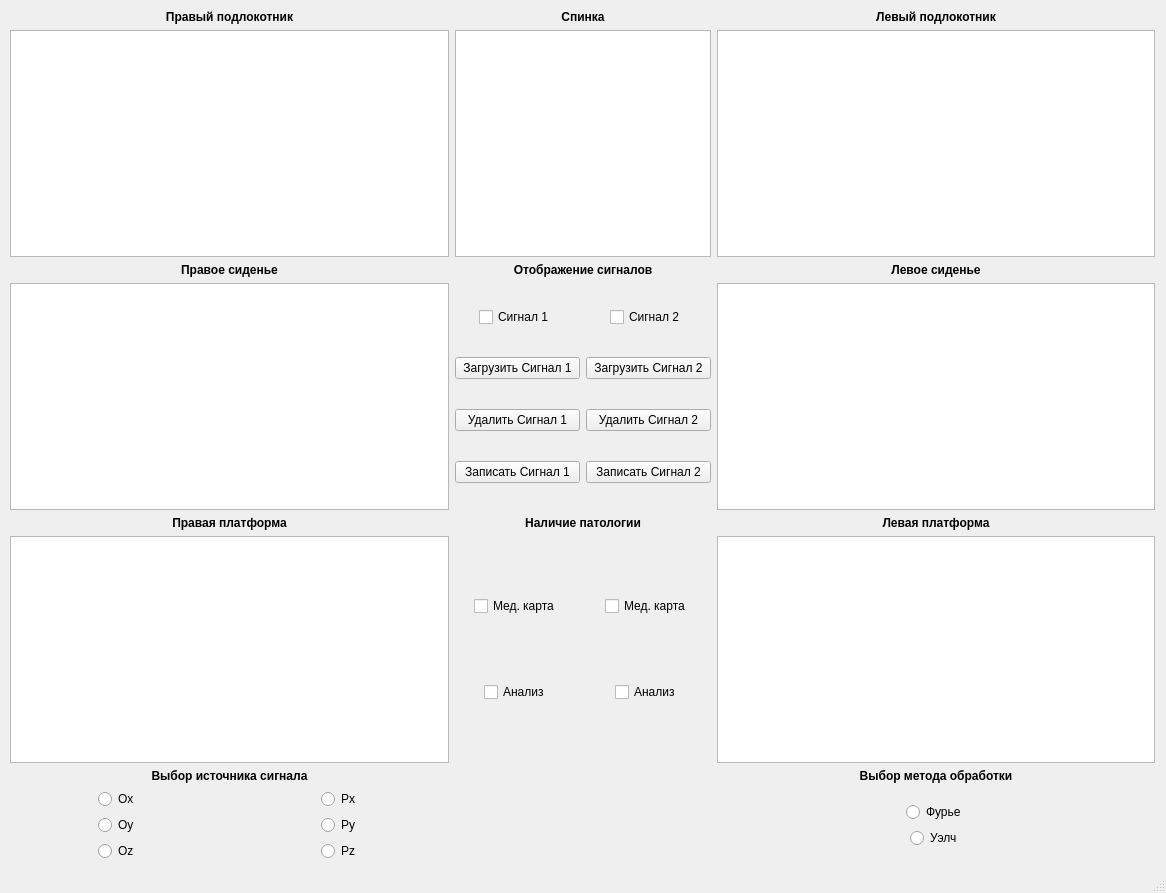
<?xml version="1.0" encoding="UTF-8"?>
<ui version="4.0">
 <class>MainWindow</class>
 <widget class="QMainWindow" name="MainWindow">
  <property name="geometry">
   <rect>
    <x>0</x>
    <y>0</y>
    <width>1166</width>
    <height>893</height>
   </rect>
  </property>
  <property name="windowTitle">
   <string>MainWindow</string>
  </property>
  <widget class="QWidget" name="centralwidget">
   <widget class="QWidget" name="gridLayoutWidget_2">
    <property name="geometry">
     <rect>
      <x>10</x>
      <y>10</y>
      <width>1145</width>
      <height>851</height>
     </rect>
    </property>
    <layout class="QGridLayout" name="mainLayout">
     <item row="4" column="3">
      <widget class="QLabel" name="leftFootLabel">
       <property name="font">
        <font>
         <weight>75</weight>
         <bold>true</bold>
        </font>
       </property>
       <property name="text">
        <string>&lt;html&gt;&lt;head/&gt;&lt;body&gt;&lt;p align=&quot;center&quot;&gt;Левая платформа&lt;/p&gt;&lt;/body&gt;&lt;/html&gt;</string>
       </property>
      </widget>
     </item>
     <item row="1" column="0">
      <widget class="QGraphicsView" name="rightHandView"/>
     </item>
     <item row="2" column="0">
      <widget class="QLabel" name="rightSeatLabel">
       <property name="font">
        <font>
         <weight>75</weight>
         <bold>true</bold>
        </font>
       </property>
       <property name="text">
        <string>&lt;html&gt;&lt;head/&gt;&lt;body&gt;&lt;p align=&quot;center&quot;&gt;Правое сиденье&lt;/p&gt;&lt;/body&gt;&lt;/html&gt;</string>
       </property>
      </widget>
     </item>
     <item row="1" column="3">
      <widget class="QGraphicsView" name="leftHandView"/>
     </item>
     <item row="10" column="3">
      <layout class="QGridLayout" name="calcMethodSelectionLayout">
       <item row="0" column="0">
        <layout class="QVBoxLayout" name="directSourceLayout_2">
         <item alignment="Qt::AlignHCenter">
          <widget class="QRadioButton" name="directOxButton_2">
           <property name="text">
            <string>Фурье</string>
           </property>
          </widget>
         </item>
         <item alignment="Qt::AlignHCenter">
          <widget class="QRadioButton" name="directOyButton_2">
           <property name="text">
            <string>Уэлч</string>
           </property>
          </widget>
         </item>
        </layout>
       </item>
      </layout>
     </item>
     <item row="3" column="0">
      <widget class="QGraphicsView" name="rightSeatView"/>
     </item>
     <item row="3" column="3">
      <widget class="QGraphicsView" name="leftSeatView"/>
     </item>
     <item row="0" column="0">
      <widget class="QLabel" name="rightHandLabel">
       <property name="font">
        <font>
         <weight>75</weight>
         <bold>true</bold>
        </font>
       </property>
       <property name="text">
        <string>&lt;html&gt;&lt;head/&gt;&lt;body&gt;&lt;p align=&quot;center&quot;&gt;Правый подлокотник&lt;/p&gt;&lt;/body&gt;&lt;/html&gt;</string>
       </property>
      </widget>
     </item>
     <item row="8" column="0">
      <widget class="QLabel" name="signalSourceSelectionLabel">
       <property name="text">
        <string>&lt;html&gt;&lt;head/&gt;&lt;body&gt;&lt;p align=&quot;center&quot;&gt;&lt;span style=&quot; font-weight:600;&quot;&gt;Выбор источника сигнала&lt;/span&gt;&lt;/p&gt;&lt;/body&gt;&lt;/html&gt;</string>
       </property>
      </widget>
     </item>
     <item row="0" column="3">
      <widget class="QLabel" name="leftHandLabel">
       <property name="font">
        <font>
         <weight>75</weight>
         <bold>true</bold>
        </font>
       </property>
       <property name="text">
        <string>&lt;html&gt;&lt;head/&gt;&lt;body&gt;&lt;p align=&quot;center&quot;&gt;Левый подлокотник&lt;/p&gt;&lt;/body&gt;&lt;/html&gt;</string>
       </property>
      </widget>
     </item>
     <item row="2" column="3">
      <widget class="QLabel" name="leftSeatLabel">
       <property name="font">
        <font>
         <weight>75</weight>
         <bold>true</bold>
        </font>
       </property>
       <property name="text">
        <string>&lt;html&gt;&lt;head/&gt;&lt;body&gt;&lt;p align=&quot;center&quot;&gt;Левое сиденье&lt;/p&gt;&lt;/body&gt;&lt;/html&gt;</string>
       </property>
      </widget>
     </item>
     <item row="0" column="1" colspan="2">
      <widget class="QLabel" name="backrestLabel">
       <property name="font">
        <font>
         <weight>75</weight>
         <bold>true</bold>
        </font>
       </property>
       <property name="text">
        <string>&lt;html&gt;&lt;head/&gt;&lt;body&gt;&lt;p align=&quot;center&quot;&gt;Спинка&lt;/p&gt;&lt;/body&gt;&lt;/html&gt;</string>
       </property>
      </widget>
     </item>
     <item row="5" column="0">
      <widget class="QGraphicsView" name="rightFootView"/>
     </item>
     <item row="5" column="3">
      <widget class="QGraphicsView" name="leftFootView"/>
     </item>
     <item row="4" column="0">
      <widget class="QLabel" name="rightFootLabel">
       <property name="font">
        <font>
         <weight>75</weight>
         <bold>true</bold>
         <strikeout>false</strikeout>
        </font>
       </property>
       <property name="text">
        <string>&lt;html&gt;&lt;head/&gt;&lt;body&gt;&lt;p align=&quot;center&quot;&gt;Правая платформа&lt;/p&gt;&lt;/body&gt;&lt;/html&gt;</string>
       </property>
      </widget>
     </item>
     <item row="10" column="0">
      <layout class="QGridLayout" name="signalSourceSelectionLayout">
       <item row="1" column="1">
        <layout class="QVBoxLayout" name="momentsSourceLayout">
         <item alignment="Qt::AlignHCenter">
          <widget class="QRadioButton" name="momentPxButton">
           <property name="text">
            <string>Px</string>
           </property>
          </widget>
         </item>
         <item alignment="Qt::AlignHCenter">
          <widget class="QRadioButton" name="momentPyButton">
           <property name="text">
            <string>Py</string>
           </property>
          </widget>
         </item>
         <item alignment="Qt::AlignHCenter">
          <widget class="QRadioButton" name="momentPzButton">
           <property name="text">
            <string>Pz</string>
           </property>
          </widget>
         </item>
        </layout>
       </item>
       <item row="1" column="0">
        <layout class="QVBoxLayout" name="directSourceLayout">
         <item alignment="Qt::AlignHCenter">
          <widget class="QRadioButton" name="directOxButton">
           <property name="text">
            <string>Ox</string>
           </property>
          </widget>
         </item>
         <item alignment="Qt::AlignHCenter">
          <widget class="QRadioButton" name="directOyButton">
           <property name="text">
            <string>Oy</string>
           </property>
          </widget>
         </item>
         <item alignment="Qt::AlignHCenter">
          <widget class="QRadioButton" name="directOzButton">
           <property name="text">
            <string>Oz</string>
           </property>
          </widget>
         </item>
        </layout>
       </item>
      </layout>
     </item>
     <item row="4" column="1" colspan="2">
      <widget class="QLabel" name="calcMethodSelectionLabel">
       <property name="text">
        <string>&lt;html&gt;&lt;head/&gt;&lt;body&gt;&lt;p align=&quot;center&quot;&gt;&lt;span style=&quot; font-weight:600;&quot;&gt;Наличие патологии&lt;/span&gt;&lt;/p&gt;&lt;/body&gt;&lt;/html&gt;</string>
       </property>
      </widget>
     </item>
     <item row="3" column="1">
      <layout class="QVBoxLayout" name="signal1PanelLayout">
       <item alignment="Qt::AlignHCenter">
        <widget class="QCheckBox" name="signal1ShowcheckBox">
         <property name="maximumSize">
          <size>
           <width>79</width>
           <height>20</height>
          </size>
         </property>
         <property name="text">
          <string>Сигнал 1</string>
         </property>
        </widget>
       </item>
       <item>
        <widget class="QPushButton" name="signal1DownloadButton">
         <property name="text">
          <string>Загрузить Сигнал 1</string>
         </property>
        </widget>
       </item>
       <item>
        <widget class="QPushButton" name="signal1DeleteButton">
         <property name="text">
          <string>Удалить Сигнал 1</string>
         </property>
        </widget>
       </item>
       <item>
        <widget class="QPushButton" name="signal1DownloadButton_2">
         <property name="text">
          <string>Записать Сигнал 1</string>
         </property>
        </widget>
       </item>
      </layout>
     </item>
     <item row="1" column="1" colspan="2">
      <widget class="QGraphicsView" name="leftFootView_2"/>
     </item>
     <item row="2" column="1" colspan="2">
      <widget class="QLabel" name="signalShowLabel">
       <property name="text">
        <string>&lt;html&gt;&lt;head/&gt;&lt;body&gt;&lt;p align=&quot;center&quot;&gt;&lt;span style=&quot; font-weight:600;&quot;&gt;Отображение сигналов&lt;/span&gt;&lt;/p&gt;&lt;/body&gt;&lt;/html&gt;</string>
       </property>
      </widget>
     </item>
     <item row="3" column="2">
      <layout class="QVBoxLayout" name="signal2PanelLayout">
       <item alignment="Qt::AlignHCenter">
        <widget class="QCheckBox" name="signal2ShowcheckBox">
         <property name="text">
          <string>Сигнал 2</string>
         </property>
        </widget>
       </item>
       <item>
        <widget class="QPushButton" name="signal2DownloadButton">
         <property name="text">
          <string>Загрузить Сигнал 2</string>
         </property>
        </widget>
       </item>
       <item>
        <widget class="QPushButton" name="signal2DeletepushButton">
         <property name="text">
          <string>Удалить Сигнал 2</string>
         </property>
        </widget>
       </item>
       <item>
        <widget class="QPushButton" name="signal1DownloadButton_3">
         <property name="text">
          <string>Записать Сигнал 2</string>
         </property>
        </widget>
       </item>
      </layout>
     </item>
     <item row="5" column="1">
      <layout class="QVBoxLayout" name="verticalLayout">
       <item alignment="Qt::AlignHCenter">
        <widget class="QCheckBox" name="checkBox_2">
         <property name="text">
          <string>Мед. карта</string>
         </property>
        </widget>
       </item>
       <item alignment="Qt::AlignHCenter">
        <widget class="QCheckBox" name="checkBox">
         <property name="text">
          <string>Анализ</string>
         </property>
        </widget>
       </item>
      </layout>
     </item>
     <item row="5" column="2">
      <layout class="QVBoxLayout" name="verticalLayout_2">
       <item alignment="Qt::AlignHCenter">
        <widget class="QCheckBox" name="checkBox_3">
         <property name="text">
          <string>Мед. карта</string>
         </property>
        </widget>
       </item>
       <item alignment="Qt::AlignHCenter">
        <widget class="QCheckBox" name="checkBox_4">
         <property name="text">
          <string>Анализ</string>
         </property>
        </widget>
       </item>
      </layout>
     </item>
     <item row="8" column="3">
      <widget class="QLabel" name="signalSourceSelectionLabel_2">
       <property name="text">
        <string>&lt;html&gt;&lt;head/&gt;&lt;body&gt;&lt;p align=&quot;center&quot;&gt;&lt;span style=&quot; font-weight:600;&quot;&gt;Выбор метода обработки&lt;/span&gt;&lt;/p&gt;&lt;/body&gt;&lt;/html&gt;</string>
       </property>
      </widget>
     </item>
    </layout>
   </widget>
  </widget>
  <widget class="QStatusBar" name="statusbar"/>
 </widget>
 <resources/>
 <connections/>
</ui>
